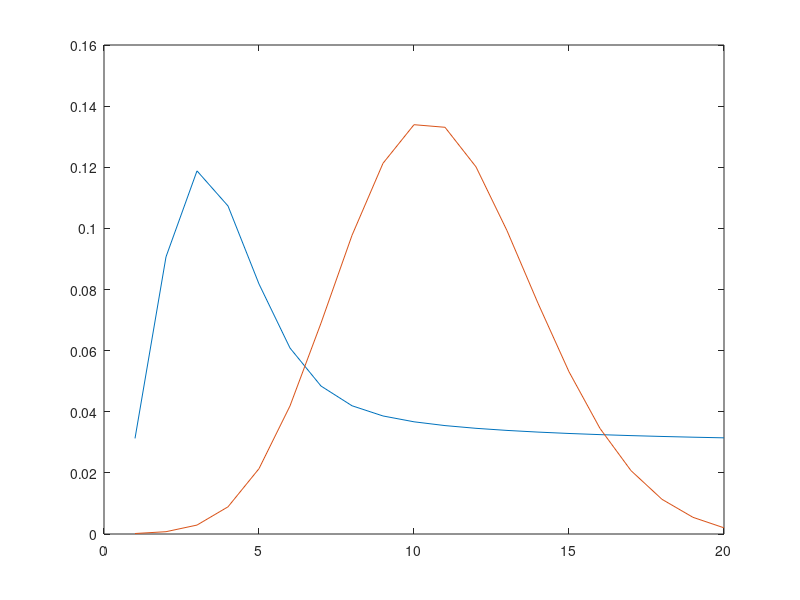

The MATLAB source for this figure:
%{Uklad wielostanowy probabilistyczny 2}%
x=0;
function [Pr,T] = ProbRing2(N,a,b)
    dt=0.3;
    Pr_curr = 1/N + zeros(N,1);
    diff=1;
    t=0;
    while (diff>1e-10)
      Pr_prev = Pr_curr;

      h=0.5* (a(N)*Pr_prev(N) + b*Pr_prev(2) - (b+a(1))*Pr_prev(1));
      Pr_curr(1)+= a(N)*Pr_prev(N) + b*Pr_prev(2) - (b+a(1))*(Pr_prev(1)+h);

      h=0.5* (a(N-1)*Pr_prev(N-1) + b*Pr_prev(1) - (b+a(N))*Pr_prev(N));
      Pr_curr(N)+= a(N-1)*Pr_prev(N-1) + b*Pr_prev(1) - (b+a(N))*(Pr_prev(N)+h);
      h=0.5* dt*(a(N)*Pr_prev(N) + b*Pr_prev(2) - (b+a(1))*Pr_prev(1));
      Pr_curr(1)+= dt*(a(N)*Pr_prev(N) + b*Pr_prev(2) - (b+a(1))*(Pr_prev(1)+h));
      #disp(h)
      h=0.5* dt*(a(N-1)*Pr_prev(N-1) + b*Pr_prev(1) - (b+a(N))*Pr_prev(N));
      Pr_curr(N)+= dt*(a(N-1)*Pr_prev(N-1) + b*Pr_prev(1) - (b+a(N))*(Pr_prev(N)+h));

      f=@(i) a(i-1)*Pr_prev(i-1) + b*Pr_prev(i+1) - (b+a(i))*Pr_prev(i);

      for i=2:(N-1)
        h=0.5*f(i);
        Pr_curr(i)+=a(i-1)*Pr_prev(i-1) + b*Pr_prev(i+1) - (b+a(i))*(Pr_prev(i)+h);
        h=0.5*dt*f(i);
        Pr_curr(i)+=dt*(a(i-1)*Pr_prev(i-1) + b*Pr_prev(i+1) - (b+a(i))*(Pr_prev(i)+h));
      end    
      diff=max(abs(Pr_prev-Pr_curr)./Pr_prev);
      t++;
    end
    Pr=Pr_curr;
    T=t;
end
N=20;
a=hilb(N)(:,1);
b=0.5;
[Pr,t]=ProbRing2(N,a,b);
disp(Pr)
sum(Pr)
disp(t)
plot(1:N, Pr)
hold

b=0.1;
[Pr,t]=ProbRing2(N,a,b);
disp(Pr)
sum(Pr)
disp(t)
plot(1:N, Pr)